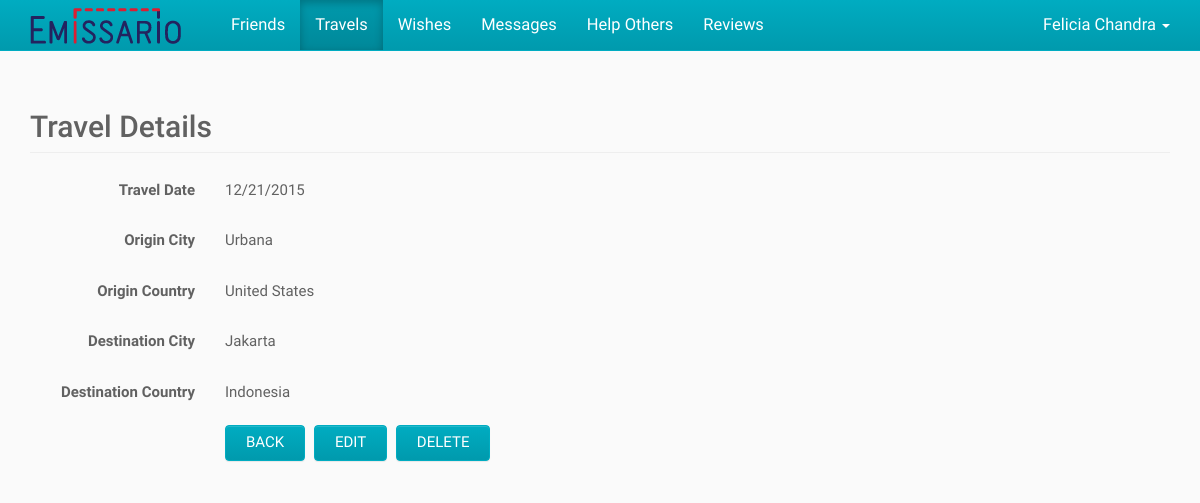
Screenshot of /index.php/travels/view/2 (signed in) with the database file from the repository.
### tables this page shows
CREATE TABLE IF NOT EXISTS User (
	ID BIGINT NOT NULL AUTO_INCREMENT,
    First_Name VARCHAR(100) NOT NULL,
    Last_Name VARCHAR(100) NULL,
    Email VARCHAR(100) NOT NULL UNIQUE,
    `Password` CHAR(255) NOT NULL,
    City VARCHAR(100) NULL,
    State VARCHAR(100) NULL,
    Country VARCHAR(2) NULL,
    Phone VARCHAR(100) NULL,
    Created_On DATETIME NULL,
    Modified_On DATETIME NULL,
    PRIMARY KEY (ID)
);

CREATE TABLE IF NOT EXISTS Travel (
	ID BIGINT NOT NULL AUTO_INCREMENT,
    User_ID BIGINT NOT NULL,
    Origin_City VARCHAR(100) NULL,
    Origin_Country VARCHAR(2) NULL,
    Destination_City VARCHAR(100) NULL,
    Destination_Country VARCHAR(2) NULL,
    Travel_Date DATE NULL,
    Created_On DATETIME NULL,
    Modified_On DATETIME NULL,
    PRIMARY KEY (ID),
    FOREIGN KEY (User_ID) REFERENCES User (ID)
);

CREATE TABLE IF NOT EXISTS Country (
	Country_Code VARCHAR(2) NOT NULL,
    Country_Name VARCHAR(100) NOT NULL,
    Created_On DATETIME NULL,
    Modified_On DATETIME NULL,
    PRIMARY KEY (Country_Code)
);

### application/controllers/travels.php (called while the page is built, shortened)
<?php
class Travels
{
	public function view($travelID)
	{
		$userID = $GLOBALS["beans"]->siteHelper->getSession("userID");
		$travel = $GLOBALS["beans"]->travelService->getTravel($travelID, $userID);
		require APP . 'views/_templates/header.php';
		require APP . 'views/travels/view.php';
		require APP . 'views/_templates/footer.php';
	}
}

### index.php (called while the page is built, shortened)
<?php
$app = new Application();

### application/core/service.php (called while the page is built)
<?php
class Service
{
	function __construct($model)
	{
		$this->model = $model;
	}
}

### application/core/model.php (called while the page is built)
<?php
class Model
{
	function __construct($db)
	{
		$this->db = $db;
	}
}

### application/models/userModel.php (called while the page is built, shortened)
<?php
class UserModel extends Model
{
	public function getUser($userID)
	{
		$sql = "SELECT User.*, Country.Country_Name, State.State_Name
				FROM User
				LEFT JOIN Country ON Country.Country_Code = User.Country
				LEFT JOIN State ON State.State_Code = User.State
				WHERE User.ID = :user_id";
		$parameters = array(":user_id" => $userID);
		return $GLOBALS["beans"]->queryHelper->getSingleRowObject($this->db, $sql, $parameters);
	}
}

### application/helpers/queryHelper.php (called while the page is built, shortened)
<?php
class QueryHelper
{
	public function getSingleRowObject($db, $sql, $parameters) {
		$query = $db->prepare($sql);
		$query->execute($parameters);
		$result = $query->fetch();
		return $result;
	}
}

### application/services/userService.php (called while the page is built, shortened)
<?php
class UserService extends Service
{
	public function getUser($userID)
	{
		return $this->model->getUser($userID);
	}
}

### application/models/travelModel.php (called while the page is built, shortened)
<?php
class TravelModel extends Model
{
	public function getTravel($travelID, $userID = "")
	{
		$sql = "SELECT Travel.*,
					DATE_FORMAT(Travel_Date, '%m/%d/%Y') AS Formatted_Travel_Date,
					Orig_Country.Country_Name AS Origin_Country_Name,
					Dest_Country.Country_Name AS Destination_Country_Name
				FROM Travel
				LEFT JOIN Country Orig_Country ON Orig_Country.Country_Code = Travel.Origin_Country
				LEFT JOIN Country Dest_Country ON Dest_Country.Country_Code = Travel.Destination_Country
				WHERE Travel.ID = :travel_id";
		if (is_numeric($userID)) {
			$sql .= " AND Travel.User_ID = :user_id";
		}
		$parameters = array(':travel_id' => $travelID);
		if (is_numeric($userID)) {
			$parameters[":user_id"] = $userID;
		}
		return $GLOBALS["beans"]->queryHelper->getSingleRowObject($this->db, $sql, $parameters);
	}
}

### application/services/travelService.php (called while the page is built, shortened)
<?php
class TravelService extends Service
{
	public function getTravel($travelID, $userID = "")
	{
		return $this->model->getTravel($travelID, $userID);
	}
}

### application/views/travels/view.php (the view, shortened to what this page needs)
<div class="container">
	<h2 class="page-header">Travel Details</h2>
	<div class="section form-horizontal">
		<div class="form-group">
			<label class="col-sm-2 control-label">Travel Date</label>
			<div class="col-sm-10">
				<p class="form-control-static"><?php echo $travel->Formatted_Travel_Date ?></p>
			</div>
		</div>
		<div class="form-group">
			<label class="col-sm-2 control-label">Origin City</label>
			<div class="col-sm-10">
				<p class="form-control-static"><?php echo $travel->Origin_City ?></p>
			</div>
		</div>
		<div class="form-group">
			<label class="col-sm-2 control-label">Origin Country</label>
			<div class="col-sm-10">
				<p class="form-control-static"><?php echo $travel->Origin_Country_Name ?></p>
			</div>
		</div>
		<div class="form-group">
			<label class="col-sm-2 control-label">Destination City</label>
			<div class="col-sm-10">
				<p class="form-control-static"><?php echo $travel->Destination_City ?></p>
			</div>
		</div>
		<div class="form-group">
			<label class="col-sm-2 control-label">Destination Country</label>
			<div class="col-sm-10">
				<p class="form-control-static"><?php echo $travel->Destination_Country_Name ?></p>
			</div>
		</div>
		<div class="form-group">
			<div class="col-sm-offset-2 col-sm-10">
				<button type="button" id="back" class="btn btn-default">Back</button>
				<button type="button" id="edit" class="btn btn-default">Edit</button>
				<button type="button" id="delete" class="btn btn-default">Delete</button>
			</div>
		</div>
	</div>
</div>

### application/views/_templates/header.php (shortened to what this page needs)
<?php
$activeView = "";
if (array_key_exists("PATH_INFO", $_SERVER)) {
	$pathInfoArray = explode("/", $_SERVER["PATH_INFO"]);
	$activeView = $pathInfoArray[1];
}
if (!isset($user)) {
	$user = $GLOBALS["beans"]->userService->getUser($userID);
}
?><!DOCTYPE html>
<html lang="en">
<head>
	<link href="<?php echo URL; ?>public/css/bootstrap.css" rel="stylesheet">
	<link href="<?php echo URL; ?>public/css/bootstrap-theme.css" rel="stylesheet">
	<link href="<?php echo URL; ?>public/css/bootstrap-datepicker3.css" rel="stylesheet">
</head>
<body>
	<nav class="navbar navbar-inverse navbar-fixed-top">
		<div class="container">
			<div class="navbar-header">
				<a class="navbar-brand" href="<?php echo URL_WITH_INDEX_FILE; ?>">
					<img alt="Emissario" src="<?php echo URL; ?>public/img/logo.png" />
				</a>
			</div>
			<?php if (is_numeric($userID)) { ?>
				<div id="navbar" class="navbar-collapse collapse">
					<ul class="nav navbar-nav navbar-left">
						<?php echo $GLOBALS["beans"]->siteHelper->getNavigationHTML($activeView); ?>
					</ul>
					<ul class="nav navbar-nav navbar-right">
						<li class="dropdown">
							<a class="dropdown-toggle" href="#!" aria-expanded="false" aria-haspopup="true" role="button" data-toggle="dropdown">
								<?php echo $user->First_Name . " " . $user->Last_Name ?>
								<span class="caret"></span>
							</a>
						</li>
					</ul>
				</div>
			<?php } ?>
		</div>
	</nav>

### rows the page displays
user: First_Name "Felicia", Last_Name "Chandra"
travel: Origin_City "Urbana", country.Country_Name "United States", Destination_City "Jakarta", country.Country_Name "Indonesia"

### other values shown
$viewTitle "Friends"
$viewTitle "Travels"
$viewTitle "Wishes"
$viewTitle "Messages"
$viewTitle "Help Others"
$viewTitle "Reviews"
$travel->Formatted_Travel_Date "12/21/2015"
